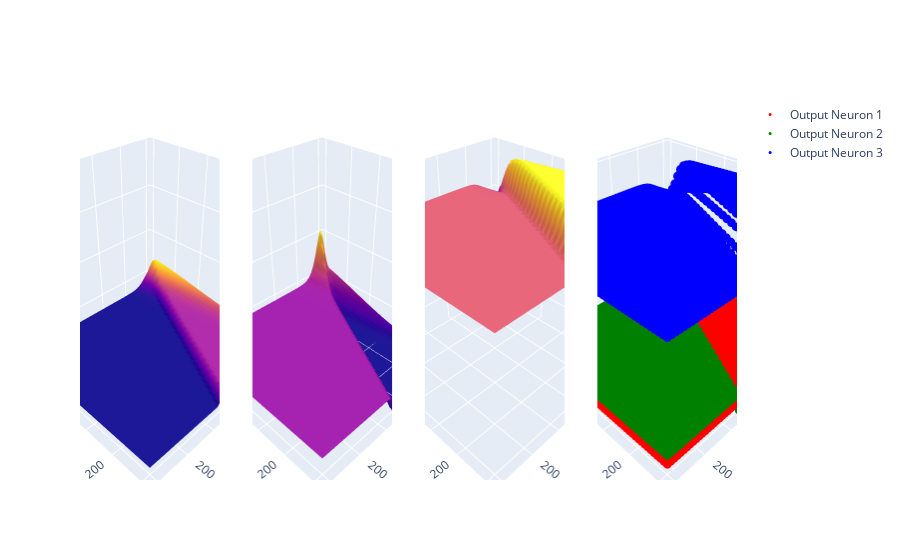

The cell this chart's notebook holds for it:
### Code cell
'''
TODO: Gather data for expariment 4 -> humans look at 2 blocks and asked if it is white, black, or grey
TODO: Implement the S4 expariment
'''






import numpy as np
import tensorflow
from tensorflow.keras.models import Sequential
from tensorflow.keras.layers import Dense
from tensorflow.keras.optimizers import Adam
import plotly.graph_objects as go
from plotly.subplots import make_subplots
import ipywidgets as widgets
from IPython.display import display
import sys
import os
import json

ei = ""
cb = ""
pvmax = ""
pvmin = ""
ep = ""
ds = ""
if (input("Do you wish to use the defaults? [Y/N]") == "N"):
    ei = input("Which Expariment do you wish to do? int [1 -> 4]")
    cb = input("what do you want as a color bias? int [0 -> inf]")
    pvmax = input("what is the maximum pixel value?")
    pvmin = input("what is the minimum pixel value?")
    ep = input("How many epochs?")
    ds = input("how many data points do you wish to train on?")

experiment = int(ei) if ei != "" else 1
color_bias = int(cb) if cb != "" else 150
pixel_val_max = int(pvmax) if pvmax != "" else 255
pixel_val_min = int(pvmin) if pvmax != "" else 0

epochs = int(ep) if ep != "" else 20
data_size = int(ds) if ds != "" else 1000


'''
intersting setups:

1.)
experiment      = 1
color_bias      = 150
pixel_val_max   = 255
pixel_val_min   = 0
epochs          = 100
data_size       = 1000

2.)
experiment      = 3
color_bias      = 170
pixel_val_max   = 255
pixel_val_min   = 0
epochs          = 100
data_size       = 1000



'''




# print("Num GPUs Available: ", len(tf.config.list_physical_devices('GPU')))

# Define the neural network model
model = Sequential([
    Dense(3, activation='sigmoid', input_shape=(2,)),
    Dense(3, activation='sigmoid')
])

# Compile the model
model.compile(optimizer=Adam(learning_rate=0.01), loss='mse', metrics=['accuracy'])

# Generate training data
X = np.random.randint(pixel_val_min, pixel_val_max, (data_size, 2))

'''Math defined, black, white, or grey'''
def S1(X, n, input_tracker):
    y = np.zeros((X.shape[0], 3))
    answer_tracker = [0,0,0]
    for i, (x1, x2) in enumerate(X):
        answer_tracker = [0,0,0]
        if (x1 + x2) < (2*pixel_val_min + n):
            answer_tracker[0] = 1
            y[i, 0] = 1
        elif (x1 + x2) > (2*pixel_val_max - n):
            answer_tracker[1] = 1
            y[i, 1] = 1
        else:
            answer_tracker[2] = 1
            y[i, 2] = 1
        input_tracker = np.add(answer_tracker,input_tracker) 
    return y, input_tracker


'''More restrictive Math defined, black, white, or grey'''
def S2(X, n, input_tracker):
    y = np.zeros((X.shape[0], 3))
    answer_tracker = [0,0,0]
    for i, (x1, x2) in enumerate(X):
        answer_tracker = [0,0,0]
        if x1 > x2 and x1 < (pixel_val_min+n):
            answer_tracker[0] = 1
            y[i, 0] = 1
        elif x1 < x2 and x2 > (pixel_val_max - n):
            answer_tracker[1] = 1
            y[i, 1] = 1
        else:
            answer_tracker[2] = 1
            y[i, 2] = 1
        input_tracker = np.add(answer_tracker,input_tracker) 
    return y, input_tracker

'''Math defined, black, white, or grey BUT every third answer is neither'''
def S3(X, n, input_tracker):
    y = np.zeros((X.shape[0], 3))
    answer_tracker = [0,0,0]
    counter = 0
    for i, (x1, x2) in enumerate(X):
        counter += 1
        answer_tracker = [0,0,0]
        if x1 + x2 < n and counter !=3:
            answer_tracker[0] = 1
            y[i, 0] = 1
        elif x1 + x2 > n and counter != 3:
            answer_tracker[1] = 1
            y[i, 1] = 1
        else:
            answer_tracker[2] = 1
            y[i, 2] = 1
            counter = 0
        input_tracker = np.add(answer_tracker,input_tracker) 
    return y, input_tracker

# TODO: Gather the human defined data and finish this function
'''Human defined, black, white, or grey'''
# def S4(X, n, input_tracker):
#     human_data, human_answers = __S4()
#     y = np.zeros((X.shape[0], 3))
#     answer_tracker = [0,0,0]
#     for i in human_answers:
#         answer_tracker = [0,0,0]
#         if i[0] == 1:
#             answer_tracker[0] = 1
#             y[i, 0] = 1
#         elif i[1] == 1:
#             answer_tracker[1] = 1
#             y[i, 1] = 1
#         else:
#             answer_tracker[2] = 1
#             y[i, 2] = 1
#         input_tracker = np.add(answer_tracker,input_tracker) 
#     return y, input_tracker



def s4(folder_path):
    def encode_colors(color):
        if color == "black":
            return [1, 0, 0]
        elif color == "grey":
            return [0, 1, 0]
        else:
            return [0, 0, 1]
    # print(os.path.join(folder_path))
    # Read JSON files
    all_data = []
    for file_name in os.listdir(folder_path):
        if file_name.endswith(".json"):
            with open(os.path.join(folder_path, file_name), "r") as f:
                file_data = json.load(f)
                all_data.extend(file_data)

    # Preprocess data
    X = []
    y = []
    for data in all_data:
        X.append([data["X1"], data["X2"]])
        y.append(encode_colors(data["selectedColor"]))

    X = np.array(X)
    y = np.array(y)

    return X, y
    
# humanx,humany = s4("C:/Users")

# humanx,humany = s4("C:/Users/johns/Documents/NNandML/OpenSet/Project/Minima_Visualization/trial5_ipynb")


def pick_experiment(expar_number, X, color_bias, sum_of_inputs):
    y = 0
    if expar_number == 1:
        y, sum_of_inputs = S1(X, color_bias, sum_of_inputs)
    elif expar_number == 2:
        y, sum_of_inputs = S2(X, color_bias, sum_of_inputs)
    elif expar_number == 3:
        y, sum_of_inputs = S3(X, color_bias, sum_of_inputs)
    elif expar_number == 4:
        y, sum_of_inputs = s4("C:/Users/johns/Documents/NNandML/OpenSet/Project/Minima_Visualization/trial5_ipynb")
    return y, sum_of_inputs

sum_of_inputs = [0,0,0]
# human_data, human_answers = 
y, sum_of_inputs = pick_experiment(expar_number=experiment,X=X, color_bias=color_bias, sum_of_inputs=sum_of_inputs)
# Train the model
model.fit(X, y, epochs=epochs, verbose=2)


def create_plot(weight_updates, bias_updates):
    for i, layer in enumerate(model.layers):
        weights = layer.get_weights()
        weights[0] += weight_updates[i]
        weights[1] += bias_updates[i]
        layer.set_weights(weights)

    x_vals = np.linspace(pixel_val_min, pixel_val_max, 50)
    y_vals = np.linspace(pixel_val_min, pixel_val_max, 50)
    X_grid, Y_grid = np.meshgrid(x_vals, y_vals)
    input_grid = np.column_stack((X_grid.ravel(), Y_grid.ravel()))
    output_grid = model.predict(input_grid)

    fig = make_subplots(rows=1, cols=4, specs=[[{'type': 'surface'}, {'type': 'surface'}, {'type': 'surface'}, {'type': 'scatter3d'}]])

    trace1 = go.Surface(x=X_grid, y=Y_grid, z=output_grid[:, 0].reshape(X_grid.shape), showscale=False,
                        hovertemplate="Input Neuron 1 : %{x} <br>Input Neuron 2 : %{y} <br>Output Neuron 1: %{z} <br> Output Neuron 2: %{customdata[0]} <br>Output Neuron 3: %{customdata[1]}<extra></extra>",
                        customdata=np.column_stack((output_grid[:, 1], output_grid[:, 2])).reshape(X_grid.shape[0], X_grid.shape[1], 2))
                        # customdata=np.column_stack((output_grid[:, 1], output_grid[:, 2], np.ones_like(output_grid[:, 0]) * 42, np.ones_like(output_grid[:, 0]) * 99)).reshape(X_grid.shape[0], X_grid.shape[1], 4))

        
    trace2 = go.Surface(x=X_grid, y=Y_grid, z=output_grid[:, 1].reshape(X_grid.shape), showscale=False,
                        hovertemplate="Input Neuron 1: %{x}, Input Neuron 2: %{y}<br>Output Neuron 1: %{customdata[0]}<br>Output Neuron 2: %{z}<br>Output Neuron 3: %{customdata[1]}<extra></extra>",
                        customdata=np.column_stack((output_grid[:, 0], output_grid[:, 2])).reshape(X_grid.shape[0], X_grid.shape[1], 2))
    trace3 = go.Surface(x=X_grid, y=Y_grid, z=output_grid[:, 2].reshape(X_grid.shape), showscale=False,
                        hovertemplate="Input Neuron 1: %{x}, Input Neuron 2: %{y}<br>Output Neuron 1: %{customdata[0]}<br>Output Neuron 2: %{customdata[1]}<br>Output Neuron 3: %{z}<extra></extra>",
                        customdata=np.column_stack((output_grid[:, 0], output_grid[:, 1])).reshape(X_grid.shape[0], X_grid.shape[1], 2))
    
    trace4 = go.Scatter3d(x=input_grid[:, 0], y=input_grid[:, 1], z=output_grid[:, 0], mode='markers', marker=dict(size=3, color='red'), name='Output Neuron 1',
                        hovertemplate="Input Neuron 1: %{x}<br> Input Neuron 2: %{y}<br> Output Neuron 1: %{z}")



    trace5 = go.Scatter3d(x=input_grid[:, 0], y=input_grid[:, 1], z=output_grid[:, 1], mode='markers', marker=dict(size=3, color='green'), name='Output Neuron 2',
                        hovertemplate="Input Neuron 1: %{x}<br> Input Neuron 2: %{y}<br> Output Neuron 2: %{z}")
    
    trace6 = go.Scatter3d(x=input_grid[:, 0], y=input_grid[:, 1], z=output_grid[:, 2], mode='markers', marker=dict(size=3, color='blue'), name='Output Neuron 3',
                        hovertemplate="Input Neuron 1: %{x}<br> Input Neuron 2: %{y}<br> Output Neuron 2: %{z}")


    fig.add_trace(trace1, row=1, col=1)
    fig.add_trace(trace2, row=1, col=2)
    fig.add_trace(trace3, row=1, col=3)
    
    fig.add_trace(trace4, row=1, col=4)
    fig.add_trace(trace5, row=1, col=4)
    fig.add_trace(trace6, row=1, col=4)
    
    min_z = min(output_grid.min(), output_grid.min(), output_grid.min())
    max_z = min(max(output_grid.max(), output_grid.max(), output_grid.max()),1) 
    
    fig.update_layout(hovermode="x unified", hoverdistance=50,
                      scene=dict(xaxis_title="Input Neuron 1", yaxis_title="Input Neuron 2", zaxis_title="Output Neuron 1", zaxis_range=[min_z, max_z]),
                      scene2=dict(xaxis_title="Input Neuron 1", yaxis_title="Input Neuron 2", zaxis_title="Output Neuron 2",  zaxis_range=[min_z, max_z]),
                      scene3=dict(xaxis_title="Input Neuron 1", yaxis_title="Input Neuron 2", zaxis_title="Output Neuron 3", zaxis_range=[min_z, max_z]),
                      scene4=dict(xaxis_title="Input Neuron 1", yaxis_title="Input Neuron 2", zaxis_title="Output Neurons"))

    return fig

def plot(weight_update, bias_update):
    weight_updates = [np.ones((2, 3)) * weight_update, np.ones((3, 3)) * weight_update]
    bias_updates = [np.ones(3) * bias_update, np.ones(3) * bias_update]
    fig = create_plot(weight_updates, bias_updates)
    fig.show()

weight_slider = widgets.FloatSlider(min=-1, max=1, step=0.1, value=0, description="Weight Update")
bias_slider = widgets.FloatSlider(min=-1, max=1, step=0.1, value=0, description="Bias Update")

print("These were ",sum_of_inputs, " of each example")
widgets.interact(plot, weight_update=weight_slider, bias_update=bias_slider)

### Figure 1 — Plotly figure (JSON) as saved in the notebook; plotly's stock layout.template omitted (floating-point values rounded to 4 significant figures; data arrays with more than 128 entries replaced by an {"elided": "..."} marker saying what was removed)
{"data": [{"customdata": {"elided": "50x50x2 float values"}, "hovertemplate": "Input Neuron 1 : %{x} <br>Input Neuron 2 : %{y} <br>Output Neuron 1: %{z} <br> Output Neuron 2: %{customdata[0]} <br>Output Neuron 3: %{customdata[1]}<extra></extra>", "scene": "scene", "showscale": false, "type": "surface", "x": {"elided": "50x50 float values"}, "y": {"elided": "50x50 float values"}, "z": {"elided": "50x50 float values"}}, {"customdata": {"elided": "50x50x2 float values"}, "hovertemplate": "Input Neuron 1: %{x}, Input Neuron 2: %{y}<br>Output Neuron 1: %{customdata[0]}<br>Output Neuron 2: %{z}<br>Output Neuron 3: %{customdata[1]}<extra></extra>", "scene": "scene2", "showscale": false, "type": "surface", "x": {"elided": "50x50 float values"}, "y": {"elided": "50x50 float values"}, "z": {"elided": "50x50 float values"}}, {"customdata": {"elided": "50x50x2 float values"}, "hovertemplate": "Input Neuron 1: %{x}, Input Neuron 2: %{y}<br>Output Neuron 1: %{customdata[0]}<br>Output Neuron 2: %{customdata[1]}<br>Output Neuron 3: %{z}<extra></extra>", "scene": "scene3", "showscale": false, "type": "surface", "x": {"elided": "50x50 float values"}, "y": {"elided": "50x50 float values"}, "z": {"elided": "50x50 float values"}}, {"hovertemplate": "Input Neuron 1: %{x}<br> Input Neuron 2: %{y}<br> Output Neuron 1: %{z}", "marker": {"color": "red", "size": 3}, "mode": "markers", "name": "Output Neuron 1", "scene": "scene4", "type": "scatter3d", "x": {"elided": "2500 float values"}, "y": {"elided": "2500 float values"}, "z": {"elided": "2500 float values"}}, {"hovertemplate": "Input Neuron 1: %{x}<br> Input Neuron 2: %{y}<br> Output Neuron 2: %{z}", "marker": {"color": "green", "size": 3}, "mode": "markers", "name": "Output Neuron 2", "scene": "scene4", "type": "scatter3d", "x": {"elided": "2500 float values"}, "y": {"elided": "2500 float values"}, "z": {"elided": "2500 float values"}}, {"hovertemplate": "Input Neuron 1: %{x}<br> Input Neuron 2: %{y}<br> Output Neuron 2: %{z}", "marker": {"color": "blue", "size": 3}, "mode": "markers", "name": "Output Neuron 3", "scene": "scene4", "type": "scatter3d", "x": {"elided": "2500 float values"}, "y": {"elided": "2500 float values"}, "z": {"elided": "2500 float values"}}], "layout": {"hoverdistance": 50, "hovermode": "x unified", "scene": {"domain": {"x": [0, 0.2125], "y": [0, 1]}, "xaxis": {"title": {"text": "Input Neuron 1"}}, "yaxis": {"title": {"text": "Input Neuron 2"}}, "zaxis": {"range": [0.08344, 0.7886], "title": {"text": "Output Neuron 1"}}}, "scene2": {"domain": {"x": [0.2625, 0.475], "y": [0, 1]}, "xaxis": {"title": {"text": "Input Neuron 1"}}, "yaxis": {"title": {"text": "Input Neuron 2"}}, "zaxis": {"range": [0.08344, 0.7886], "title": {"text": "Output Neuron 2"}}}, "scene3": {"domain": {"x": [0.525, 0.7375], "y": [0, 1]}, "xaxis": {"title": {"text": "Input Neuron 1"}}, "yaxis": {"title": {"text": "Input Neuron 2"}}, "zaxis": {"range": [0.08344, 0.7886], "title": {"text": "Output Neuron 3"}}}, "scene4": {"domain": {"x": [0.7875, 1], "y": [0, 1]}, "xaxis": {"title": {"text": "Input Neuron 1"}}, "yaxis": {"title": {"text": "Input Neuron 2"}}, "zaxis": {"title": {"text": "Output Neurons"}}}}}
